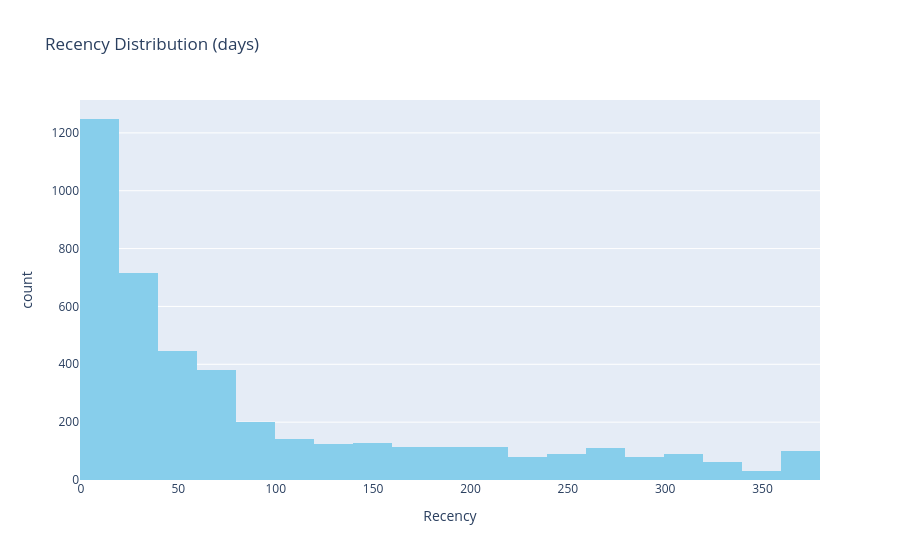
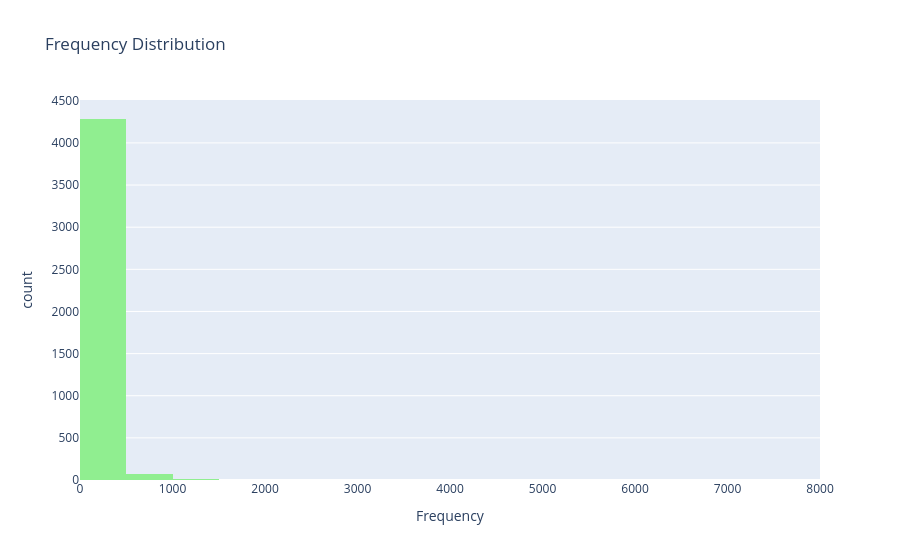
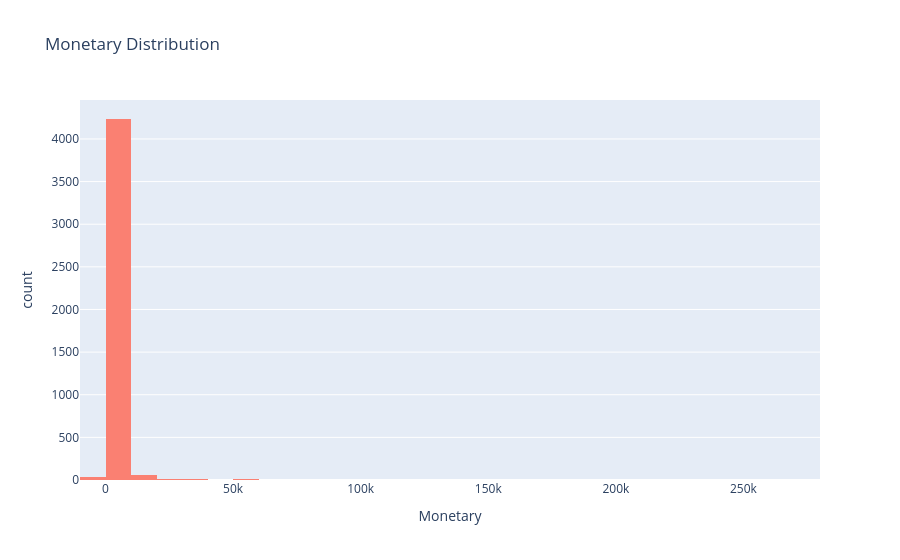

Here is the notebook cell these charts were saved with, in order:
### Code cell
fig = px.histogram(rfm, x='Recency', nbins=30, title='Recency Distribution (days)')
fig.update_traces(marker_color='skyblue')
fig.show()

fig = px.histogram(rfm, x='Frequency', nbins=30, title='Frequency Distribution')
fig.update_traces(marker_color='lightgreen')
fig.show()

fig = px.histogram(rfm, x='Monetary', nbins=30, title='Monetary Distribution')
fig.update_traces(marker_color='salmon')
fig.show()

### Figure 1 — Plotly figure (JSON) as saved in the notebook; plotly's stock layout.template omitted (floating-point values rounded to 4 significant figures; data arrays with more than 128 entries replaced by an {"elided": "..."} marker saying what was removed)
{"data": [{"alignmentgroup": "True", "bingroup": "x", "hovertemplate": "Recency=%{x}<br>count=%{y}<extra></extra>", "legendgroup": "", "marker": {"color": "skyblue", "pattern": {"shape": ""}}, "name": "", "nbinsx": 30, "offsetgroup": "", "orientation": "v", "showlegend": false, "type": "histogram", "x": {"elided": "4372 int values"}, "xaxis": "x", "yaxis": "y"}], "layout": {"barmode": "relative", "legend": {"tracegroupgap": 0}, "title": {"text": "Recency Distribution (days)"}, "xaxis": {"anchor": "y", "domain": [0, 1], "title": {"text": "Recency"}}, "yaxis": {"anchor": "x", "domain": [0, 1], "title": {"text": "count"}}}}

### Figure 2 — Plotly figure (JSON) as saved in the notebook; plotly's stock layout.template omitted (floating-point values rounded to 4 significant figures; data arrays with more than 128 entries replaced by an {"elided": "..."} marker saying what was removed)
{"data": [{"alignmentgroup": "True", "bingroup": "x", "hovertemplate": "Frequency=%{x}<br>count=%{y}<extra></extra>", "legendgroup": "", "marker": {"color": "lightgreen", "pattern": {"shape": ""}}, "name": "", "nbinsx": 30, "offsetgroup": "", "orientation": "v", "showlegend": false, "type": "histogram", "x": {"elided": "4372 int values"}, "xaxis": "x", "yaxis": "y"}], "layout": {"barmode": "relative", "legend": {"tracegroupgap": 0}, "title": {"text": "Frequency Distribution"}, "xaxis": {"anchor": "y", "domain": [0, 1], "title": {"text": "Frequency"}}, "yaxis": {"anchor": "x", "domain": [0, 1], "title": {"text": "count"}}}}

### Figure 3 — Plotly figure (JSON) as saved in the notebook; plotly's stock layout.template omitted (floating-point values rounded to 4 significant figures; data arrays with more than 128 entries replaced by an {"elided": "..."} marker saying what was removed)
{"data": [{"alignmentgroup": "True", "bingroup": "x", "hovertemplate": "Monetary=%{x}<br>count=%{y}<extra></extra>", "legendgroup": "", "marker": {"color": "salmon", "pattern": {"shape": ""}}, "name": "", "nbinsx": 30, "offsetgroup": "", "orientation": "v", "showlegend": false, "type": "histogram", "x": {"elided": "4372 float values"}, "xaxis": "x", "yaxis": "y"}], "layout": {"barmode": "relative", "legend": {"tracegroupgap": 0}, "title": {"text": "Monetary Distribution"}, "xaxis": {"anchor": "y", "domain": [0, 1], "title": {"text": "Monetary"}}, "yaxis": {"anchor": "x", "domain": [0, 1], "title": {"text": "count"}}}}
